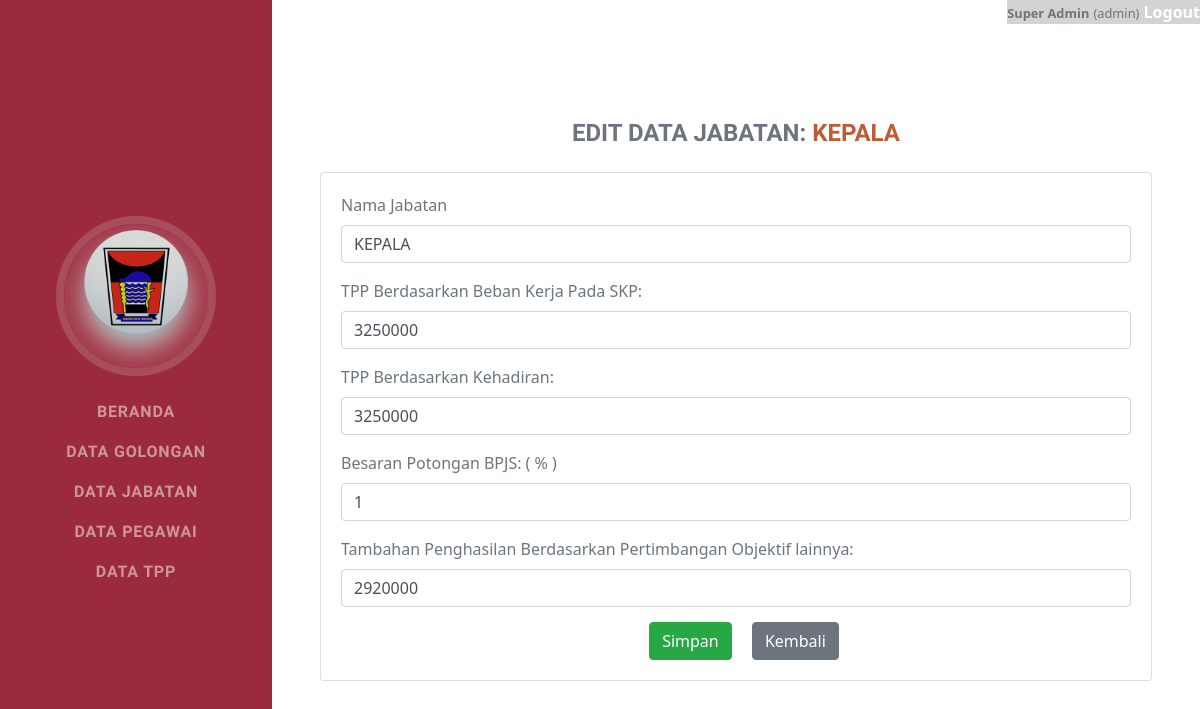
Page /jabatan-edit.php?id=1 (signed in) on the committed database.
### tables this page shows
CREATE TABLE `jabatan` (
  `id_jabatan` int(11) NOT NULL,
  `nama_jabatan` varchar(90) NOT NULL,
  `beban_kerja_skp` int(11) NOT NULL,
  `kehadiran` int(11) NOT NULL,
  `potongan_bpjs` double NOT NULL,
  `pertimbangan_objektif` int(11) NOT NULL
);

### jabatan-edit.php (the view, shortened to what this page needs)
        <?php include('assets/menu.php') ?>
        <div class="container-fluid p-0">
            <section class="resume-section">
        	<?php
            	$id = mysqli_real_escape_string($con, $_GET['id']);
                $sql=mysqli_query($con, "SELECT * FROM jabatan WHERE id_jabatan = $id");
                while($row = mysqli_fetch_array($sql))
                {
                    $id = $row['id_jabatan'];
                    $nama = $row['nama_jabatan'];
                    $skp = $row['beban_kerja_skp'];
                    $kehadiran = $row['kehadiran'];
                    $bpjs = $row['potongan_bpjs'];
                    $objektif = $row['pertimbangan_objektif'];
                }
            ?>
                <div class="resume-section-content">
                    <h4 class="mb-0 text-secondary" style="text-align: center; padding-bottom: 3%">
                        Edit Data Jabatan:
                        <span class="text-primary"><?php echo $nama ?></span>
                    </h4>
        	<div class="card">
      			<div class="card-body">
		            <form action="jabatan-edit-act.php" method="post">
			                    <div style="padding-bottom: 2%">
			                    	<label>Nama Jabatan</label>
									<input type="text" class="form-control" name="nama" required value="<?php echo $nama ?>">
			                    </div>
						    	<div style="padding-bottom: 2%">
									<label>TPP Berdasarkan Beban Kerja Pada SKP: </label>
									<input type="number" class="form-control" name="skp" required value="<?php echo $skp ?>">
								</div>
								<div style="padding-bottom: 2%">
									<label>TPP Berdasarkan Kehadiran: </label>
									<input type="number" class="form-control" name="kehadiran" required value="<?php echo $kehadiran ?>">
								</div>
								<div style="padding-bottom: 2%">
									<label>Besaran Potongan BPJS: ( % )</label>
									<input type="number" class="form-control" name="bpjs" required value="<?php echo $bpjs ?>">
								</div>
								<div style="padding-bottom: 2%">
									<label>Tambahan Penghasilan Berdasarkan Pertimbangan Objektif lainnya:</label>
									<input type="number" class="form-control" name="objektif" required value="<?php echo $objektif ?>">
								</div>
								<div style="text-align: center;">
									<button type="submit" class="btn btn-success mx-sm-3" name="jabatan-edit">Simpan</button>
									<a href="jabatan-detail.php?id=<?php echo $id ?>">
										<button type="button" class="btn btn-secondary">Kembali</button>
									</a>
								</div>
                        </form>
<?php include('assets/footer.php') ?>

### rows in the picture
jabatan: nama_jabatan "KEPALA", nama "KEPALA", skp "3250000", kehadiran "3250000", bpjs "1", objektif "2920000"

### other values in the picture
$_SESSION['nama'] "Super Admin"
$_SESSION['role'] "admin"
